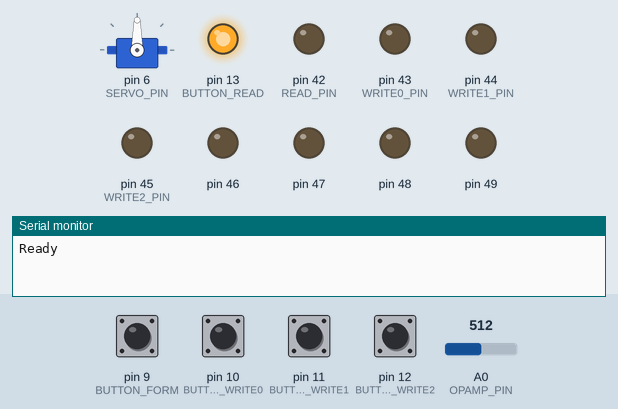
This sketch was run on a simulated Arduino Mega 2560, built with avr-gcc and run on an emulated ATmega2560. Shown: servo, output pins drawn as LEDs (lit = HIGH), the last lines printed to the serial monitor. Inputs (shaded band) come from the test bench; at power-on: pin 9 (BUTTON_FORM), pin 10 (BUTTON_WRITE0), pin 11 (BUTTON_WRITE1), pin 12 (BUTTON_WRITE2) HIGH, A0 (OPAMP_PIN) = 512.

Above: at 1.2 s.
1.3 s: pin 9 (BUTTON_FORM) pulled LOW for 0.15 s
At 4.6 s:
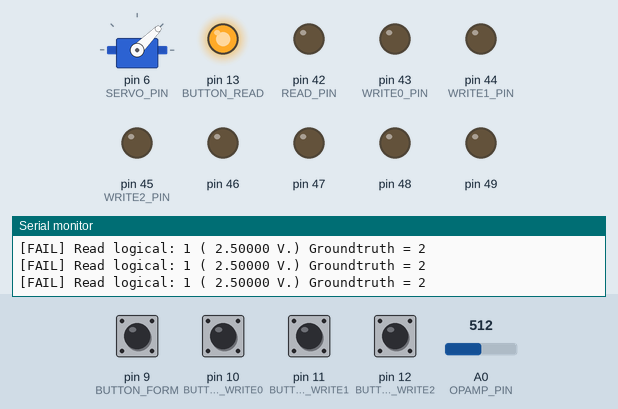
Timing chart, 0 to 6.1 s (numbered marks = the images above; inputs shaded):
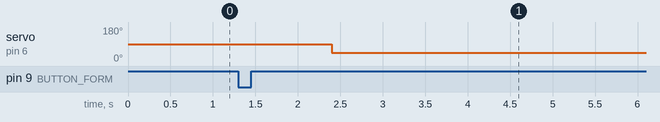

Measured:
- after the input at 1.3 s, servo on pin 6 (SERVO_PIN): 90° → 45° after 1.1 s

The sketch:

FirmwareMemristor.ino
```cpp
/*
  Bluetooth Memristor Robot
  created 27 May 2020
  by Steven Bos

  Firmware for Arduino Mega

  Changelog
  v0.1 - initial firmware for MVP (replication of 2019 paper Radakovits and Taherinejad)
  v0.2 - added 3 state operation (write logical 0, 1, 2) based on (Bos et al., 2020). Needs further tuning when read operation allow ternary reads
       - added pulse train for writing and created delays between read/write operations to mimic results of 2019 paper better (but instead of 0 and 1 we use 0 and 2) in prep for ternary.
  v0.3 - refactored read/write ops.
       - added 3 state read operation
  v0.4 - added inverters for both the read and negative bridge gate as well as connected every cmos bridge so that for 3 write bridges and 1 read bridge we need just 4 output pins. All defaulted to be off (0 volt) to protect the memristor when booting up.
       - added forming routine for new memristor with button
  2do:
      - add (parallel) read/write circuit for second memristor.
      - refactor to complete embedded c.
      - add analog in at read/write junction and do a self test for correct voltages for each button before "arming" the memristor (so add another mosfet and leave selftest resistor).
      - add negative write1 when switching from logical 2 to logical 1 (currently two operations)
      - add controller algorithm that checks if more pulses are needed vs fixed 4 pulses
      - replace delay.h using busy-wait loops with native timer/interupt based delays. Timing with read pulse is off. Arduino ADC?
      - hook up to umemristortoolbox to perform longer experiment especially with non-volatility and confusion matrix
      - test longer pulse vs shorter pulses, lower voltage of logical 0 and 2 because we drive it really hard eg. -.4, +.4, +.8 (it is not linear)
      - how important is high impedence (pmos-nmos off to decouple) vs convencience with toggle on/off (pmosOn-nmosOff or viceversa). Spike of logical 2 due to this?
*/
#include <Servo.h>
Servo servo;

#define   F_CPU   16000000UL
#include <util/delay.h>

//PINS
const int READ_PIN      = PL7;
const int WRITE0_PIN    = PL6;
const int WRITE1_PIN    = PL5;
const int WRITE2_PIN    = PL4;

const int SERVO_PIN     = 6;  //PH3 (needs PWM pin)
const int OPAMP_PIN     = A0; //PF0 (needs Analog pin)
const int BUTTON_FORM   = 9;  //PH6
const int BUTTON_WRITE0 = 10; //PB4
const int BUTTON_WRITE1 = 11; //PB5
const int BUTTON_WRITE2 = 12; //PB6
const int BUTTON_READ   = 13; //PB7
const int RED_LED_PIN   = 14; //PJ1
const int GREEN_LED_PIN = 15; //PJ0
const int WHITE_LED_PIN = 16; //PH1

//SETTINGS
const int readPeriod  = 300; //300 us (note that ADC requires 100us to stabilize)
const int writePeriod = 100; //100 us
const int readDelay  = 200; //200us
const int readAfterWriteDelay = 400; //400us
const double VCC_MAX = 5;
const double res = VCC_MAX / 1024;
const int debounceDelay = 333; //ms (for buttons)
const bool withLeds = true;
const bool withServo = true;

//VARIABLES
int currentState = -1; //not initialized
bool isOn;
int FormBtnPrevious;
int FormBtn;
int ReadBtnPrevious;
int ReadBtn;
int Write0BtnPrevious;
int Write0Btn;
int Write1BtnPrevious;
int Write1Btn;
int Write2BtnPrevious;
int Write2Btn;

void setup() {
  InitMemristorController();

  pinMode(BUTTON_FORM, INPUT_PULLUP);
  pinMode(BUTTON_READ, INPUT_PULLUP);
  pinMode(BUTTON_WRITE0, INPUT_PULLUP);
  pinMode(BUTTON_WRITE1, INPUT_PULLUP);
  pinMode(BUTTON_WRITE2, INPUT_PULLUP);

  FormBtn   = digitalRead(BUTTON_FORM);
  ReadBtn   = digitalRead(BUTTON_READ);
  Write0Btn = digitalRead(BUTTON_WRITE0);
  Write1Btn = digitalRead(BUTTON_WRITE1);
  Write2Btn = digitalRead(BUTTON_WRITE2);

  if (withServo)
    servo.attach(SERVO_PIN);

  if (withLeds)
    SetLed(currentState, true);

  Serial.begin(9600);

  pinMode(LED_BUILTIN, OUTPUT);
  digitalWrite(LED_BUILTIN, HIGH); //indicate ready for use
  Serial.println("Ready");
}

void InitMemristorController() {
   DDRL = 0xFF; //SET PORT L TO OUTPUT
   PORTL = 0x00; //SET ALL BITS OFF
}

void FormNewMemristor() {
  int maxRepeat= 20;

  for (int i = 0; i <= maxRepeat; i++) {
   digitalWrite(WRITE2_PIN, HIGH);
   delay(5); //ms
   digitalWrite(WRITE2_PIN, LOW);
   delay(5); //ms

   digitalWrite(WRITE0_PIN, HIGH);
   delay(5); //ms
   digitalWrite(WRITE0_PIN, LOW);
   delay(5); //ms
  }
}

void SetServo(int state){
  switch (state)
  {
    case 0:
      servo.write(90); //degrees
    break;
    case 1:
      servo.write(45); //degrees
    break;
    case 2:
      servo.write(0); //degrees
    break;
    default:
    break;
  }
}

void SetLed(int led, bool isOn){
  switch(led)
  {
    case -1:
    {
      digitalWrite(RED_LED_PIN, isOn);
      digitalWrite(GREEN_LED_PIN, isOn);
      digitalWrite(WHITE_LED_PIN, isOn);
    }
    break;
    case 0:
    {
      digitalWrite(RED_LED_PIN, isOn);
    }
    break;
    case 1:
    {
      digitalWrite(GREEN_LED_PIN, isOn);
    }
    break;
    case 2:
    {
      digitalWrite(WHITE_LED_PIN, isOn);
    }
    break;
    default:
    break;
  }
}

void loop() {
  ScanButtons();
}

void ScanButtons() {

  FormBtnPrevious = FormBtn;
  FormBtn = digitalRead(BUTTON_FORM);

  ReadBtnPrevious = ReadBtn;
  ReadBtn = digitalRead(BUTTON_READ);

  Write0BtnPrevious = Write0Btn;
  Write0Btn = digitalRead(BUTTON_WRITE0);

  Write1BtnPrevious = Write1Btn;
  Write1Btn = digitalRead(BUTTON_WRITE1);

  Write2BtnPrevious = Write2Btn;
  Write2Btn = digitalRead(BUTTON_WRITE2);

  if (FormBtnPrevious == HIGH && FormBtn == LOW) {
    delay(debounceDelay);

    //TIP: wire scope 3 and 4 to cmos bridge logical 0 and 2 for triggers. Leave scope 1 and 2 to compute current
    Serial.println("Now forming the new memristor");
    FormNewMemristor();

    //fake 3 button presses to see result of forming.
    //NOTE: scope 3 (op amp output) and scope 4 (cmos bridge read) might be used for other signals (see tip).
    Write0Btn = LOW;
    Write1Btn = LOW;
    Write2Btn = LOW;
    }

  if (ReadBtnPrevious == HIGH && ReadBtn == LOW) {
    delay(debounceDelay);

    Read();
    }

  if (Write0BtnPrevious == HIGH && Write0Btn == LOW) {
    delay(debounceDelay);

    Serial.println("Write 0 (4 pulses 0)");
    WriteMemristor(0);
    WriteMemristor(0);
    WriteMemristor(0);
    WriteMemristor(0);
    currentState = 0;

    delayMicroseconds(readAfterWriteDelay); //replace with timer
    Read();
    Read();
    Read();
  }

  if (Write1BtnPrevious == HIGH && Write1Btn == LOW) {
    delay(debounceDelay);

    Serial.println("Write 1 (write 4 pulses 0, then 4 pulses 1");
    WriteMemristor(0);
    WriteMemristor(0);
    WriteMemristor(0);
    WriteMemristor(0);

    WriteMemristor(1);
    WriteMemristor(1);
    WriteMemristor(1);
    WriteMemristor(1);
    currentState = 1;

    delayMicroseconds(readAfterWriteDelay); //replace with timer
    Read();
    Read();
    Read();
  }

  if (Write2BtnPrevious == HIGH && Write2Btn == LOW) {
    delay(debounceDelay);

    Serial.println("Write 2 (write 4 pulses 2)");
    WriteMemristor(2);
    WriteMemristor(2);
    WriteMemristor(2);
    WriteMemristor(2);
    currentState = 2;

    delayMicroseconds(readAfterWriteDelay); //replace with timer
    Read();
    Read();
    Read();
  }
}

void Read()
{
  ReadPulse(true);
}

void ReadPulse(bool computeOutput)
{

  PORTL |= _BV(READ_PIN);   // HIGH, so set bit
   _delay_us(readPeriod); //replace with timer

  PORTL &= ~_BV(READ_PIN);   // LOW, so clear bit
   _delay_us(readDelay); //replace with timer

  if (computeOutput)
  {
    double val = analogRead(OPAMP_PIN);
    double voltage = val  * res;

    int state = -1;
    if (voltage < 0.8) //actually op amp threshold is 1.4
    {
      state = 0;
    }
    else if (voltage < 3)
    {
      state = 1;
    }
    else  //voltage > 3v, op amp high is 5v
    {
      state = 2;
    }

    if (state == currentState)
      Serial.print("[CORRECT] ");
    else
      Serial.print("[FAIL] ");

    Serial.print("Read logical: ");
    Serial.print(state);
    Serial.print(" ( ");
    Serial.print(voltage, 5); //5 decimals precise
    Serial.print(" V.) Groundtruth = ");
    Serial.println(currentState);

    if (withLeds)
    {
      SetLed(-1, false);
      SetLed(state,true);
    }

    if (withServo)
      SetServo(state);
  }
}

void WriteMemristor(int state) {
  switch (state)
  {
    case 0:  //write 0 (erase)
      {
        PORTL |= _BV(WRITE0_PIN);   // HIGH, so set bit
        _delay_us(writePeriod);
        PORTL &= ~_BV(WRITE0_PIN);   // LOW, so clear bit
        _delay_us(writePeriod);
      }
      break;
    case 1:  //write 1
      {
        //2do: make a switch-case here: depending on previous state
        // from state 2 : apply negative pulse
        // from state 1  : apply positive pulse
        // from state -1 (uninitialized) : first apply erase, the positive

        PORTL |= _BV(WRITE1_PIN);   // HIGH, so set bit
        _delay_us(writePeriod);
        PORTL &= ~_BV(WRITE1_PIN);   // LOW, so clear bit
        _delay_us(writePeriod);
      }
      break;
    case 2: //positive voltage bridge for logical 2 (off is LOW)
      {
        PORTL |= _BV(WRITE2_PIN);   // HIGH, so set bit
        _delay_us(writePeriod);
        PORTL &= ~_BV(WRITE2_PIN);   // LOW, so clear bit
        _delay_us(writePeriod);
      }
      break;
    default:
      break;
  }
}
```
